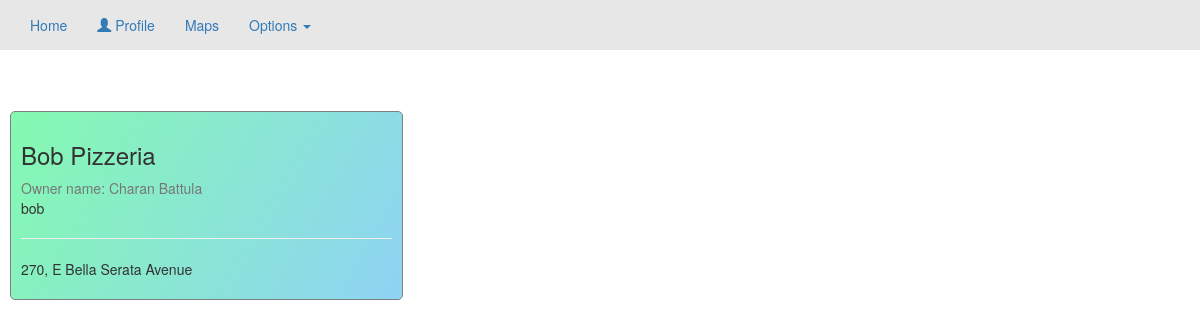
Page /home on the earlier database version.
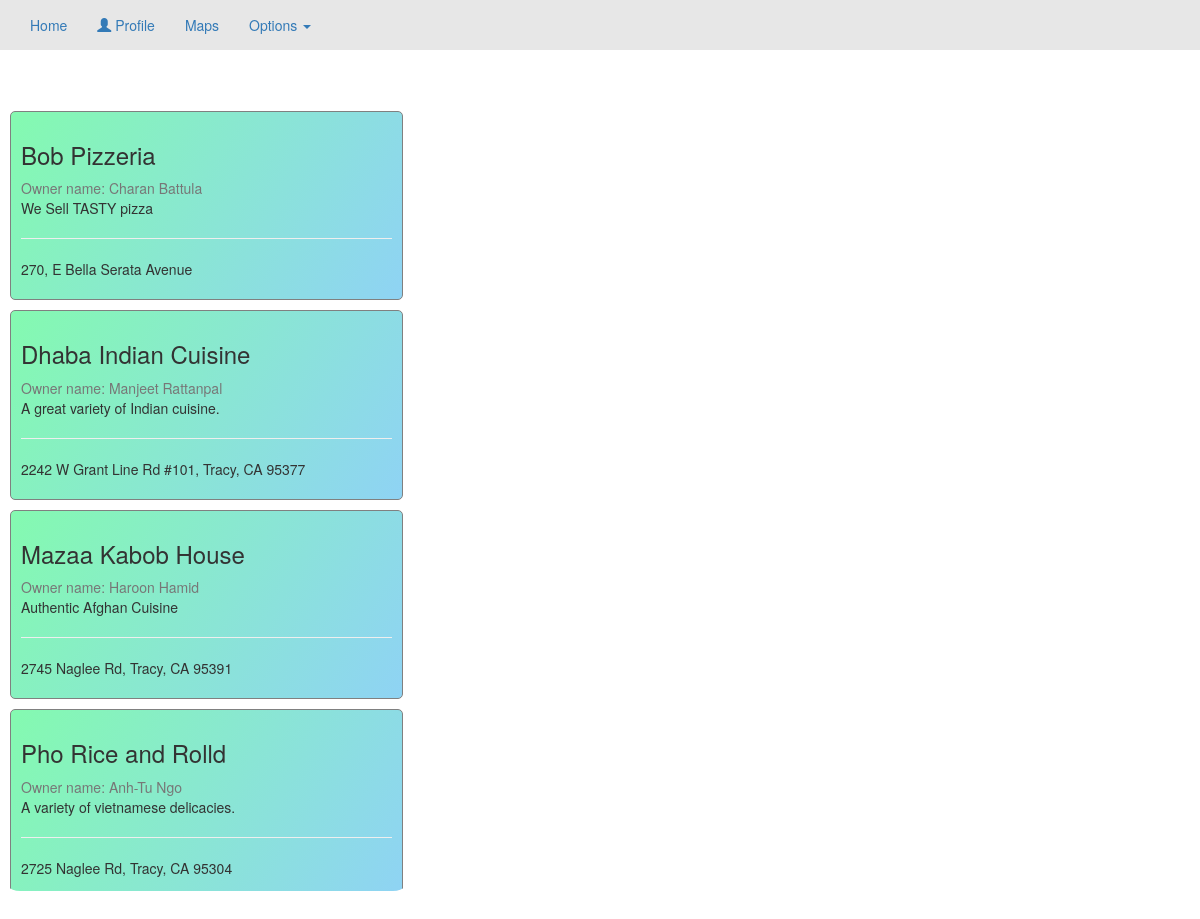
Same page on the later database version.
### tables this page shows
CREATE TABLE stores(owner_name TEXT, name TEXT, location TEXT, menu TEXT, description TEXT, lat REAl, lon REAL);

### flaskr.py (the view)
@app.route("/home", methods=["get", "post"])
def home():
    data = main_backend.get_store_data()
    new_data = []
    for i in data:
        new_data.append(list(i))
    print(new_data)
    return render_template("home.html", data=new_data)

### main_backend.py (called while the page is built)
def get_store_data():
    cursor.execute("SELECT * FROM stores")
    connection.commit()
    return (cursor.fetchall())

### templates/home.html (shortened to what this page needs)
<!DOCTYPE html>
<html>
<head>
    <link rel="stylesheet" href="https://maxcdn.bootstrapcdn.com/bootstrap/3.4.1/css/bootstrap.min.css">
</head>
<body>
    <nav>
    <div class="collapse navbar-collapse" id="myNavbar">
        <ul class="nav navbar-nav">
            <li class="active"><a href="/">Home</a></li>
            <li><a href="/login"><span class="glyphicon glyphicon-user"></span> Profile</a></li>
            <li><a href="/home">Maps</a></li>
            <li class="dropdown">
                <a class="dropdown-toggle" data-toggle="dropdown" href="#">Options <span class="caret"></span></a>
    </div>
    </nav>
    <div id="main-flex">
        <div id="entry_list_div" class='flex-item'>
            {% for entry in data %}
            <div class="entry-list-div" id="entry_list_inner">
                <h3>{{ entry[1] }}</h3>
                <span class="text-muted">Owner name: {{ entry[0] }}</span>
                <p>{{ entry[4] }}</p>
                <hr>
                <p>{{ entry[2] }}</p>
            </div>
            {% endfor %}
        </div>
        <div id="map" class="flex-item"></div>
    </div>
</body>
</html>

### templates/home.html (style rules this page uses)
#main-flex { display: flex; }
#map { width: 100%; height: 100%; }
.entry-list-div { border-radius: 5px; border: 1px solid grey; padding: 10px; margin-top: 10px; margin-bottom: 10px; cursor: pointer; background-color: white; }
#entry_list_div { border-radius: 20px; padding: 10px; overflow: scroll; flex: 1; height: 800px; }
#map { height: 800px; width: 100%; flex: 2; }
body { background-color: white; }
#entry_list_inner { background-image: linear-gradient(120deg, #84fab0 0%, #8fd3f4 100%); }
#myNavbar { background-color: rgba(228, 228, 228, 0.89); }

Differences in the rows shown:
changed stores "Bob Pizzeria": description "bob" → "We Sell TASTY pizza"
added stores: name "Dhaba Indian Cuisine", owner_name "Manjeet Rattanpal", description "A great variety of Indian cuisine.", location "2242 W Grant Line Rd #101, Tracy, CA 95377"
added stores: name "Mazaa Kabob House", owner_name "Haroon Hamid", description "Authentic Afghan Cuisine", location "2745 Naglee Rd, Tracy, CA 95391"
added stores: name "Pho Rice and Rolld", owner_name "Anh-Tu Ngo", description "A variety of vietnamese delicacies.", location "2725 Naglee Rd, Tracy, CA 95304"
